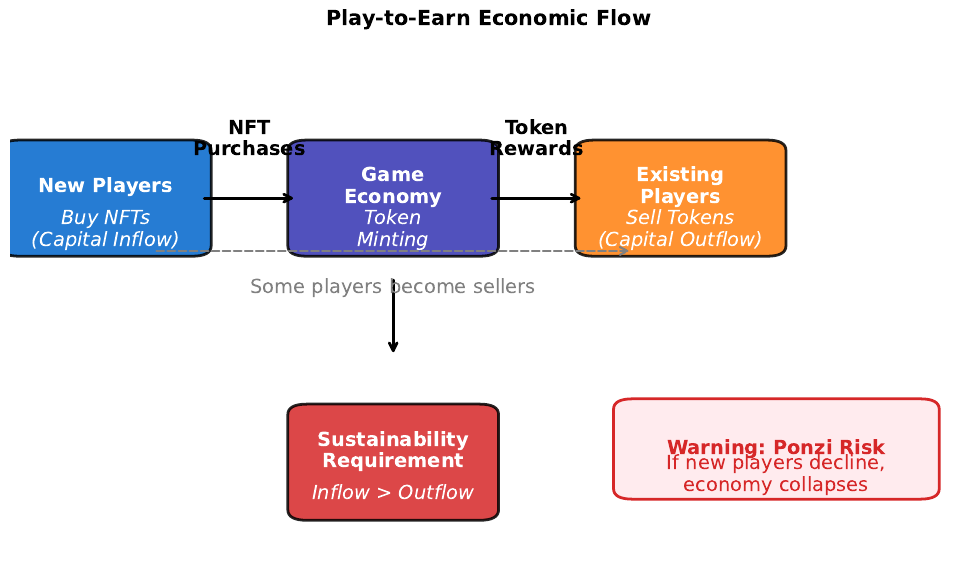

Source code (Python):
"""
Play-to-Earn Economic Model
Flow diagram showing capital flows in P2E games
"""

import matplotlib.pyplot as plt
import matplotlib.patches as mpatches
from pathlib import Path

CHART_METADATA = {
    'title': 'P2E Economics',
    'url': 'https://github.com/Digital-AI-Finance/Blockchain_Crypto/tree/main/Module_C_NFTs_Digital_Assets/L26_Gaming_NFTs_Metaverse/charts/01_p2e_economics'
}

plt.rcParams.update({
    'font.size': 14,
    'axes.labelsize': 14,
    'axes.titlesize': 16,
    'xtick.labelsize': 12,
    'ytick.labelsize': 12,
    'legend.fontsize': 12,
    'figure.figsize': (10, 6),
    'figure.dpi': 150
})

MLPURPLE = '#3333B2'
MLBLUE = '#0066CC'
MLORANGE = '#FF7F0E'
MLGREEN = '#2CA02C'
MLRED = '#D62728'

fig, ax = plt.subplots(figsize=(10, 6))

# Create boxes representing P2E flow
boxes = [
    (0.1, 0.7, 'New Players', MLBLUE, 'Buy NFTs\n(Capital Inflow)'),
    (0.4, 0.7, 'Game\nEconomy', MLPURPLE, 'Token\nMinting'),
    (0.7, 0.7, 'Existing\nPlayers', MLORANGE, 'Sell Tokens\n(Capital Outflow)'),
    (0.4, 0.2, 'Sustainability\nRequirement', MLRED, 'Inflow > Outflow'),
]

# Draw boxes
for x, y, label, color, sublabel in boxes:
    rect = mpatches.FancyBboxPatch((x-0.1, y-0.1), 0.2, 0.2,
                                    boxstyle="round,pad=0.01,rounding_size=0.02",
                                    facecolor=color, edgecolor='black',
                                    linewidth=2, alpha=0.85)
    ax.add_patch(rect)
    ax.text(x, y+0.02, label, ha='center', va='center',
            fontsize=14, fontweight='bold', color='white')
    ax.text(x, y-0.06, sublabel, ha='center', va='center',
            fontsize=14, color='white', style='italic')

# Draw arrows
arrow_props = dict(arrowstyle='->', color='black', lw=2)

# New players -> Game economy
ax.annotate('', xy=(0.3, 0.7), xytext=(0.2, 0.7), arrowprops=arrow_props)
ax.text(0.25, 0.78, 'NFT\nPurchases', ha='center', fontsize=14, fontweight='bold')

# Game economy -> Existing players
ax.annotate('', xy=(0.6, 0.7), xytext=(0.5, 0.7), arrowprops=arrow_props)
ax.text(0.55, 0.78, 'Token\nRewards', ha='center', fontsize=14, fontweight='bold')

# Down arrow to sustainability
ax.annotate('', xy=(0.4, 0.4), xytext=(0.4, 0.55), arrowprops=arrow_props)

# Feedback loop (dashed)
ax.annotate('', xy=(0.65, 0.6), xytext=(0.15, 0.6),
            arrowprops=dict(arrowstyle='->', color='gray', lw=1.5, linestyle='dashed'))
ax.text(0.4, 0.52, 'Some players become sellers', ha='center', fontsize=14, color='gray')

# Warning box
warning_rect = mpatches.FancyBboxPatch((0.65, 0.15), 0.3, 0.15,
                                        boxstyle="round,pad=0.02",
                                        facecolor='#FFEBEE', edgecolor=MLRED,
                                        linewidth=2)
ax.add_patch(warning_rect)
ax.text(0.8, 0.225, 'Warning: Ponzi Risk', ha='center', va='center',
        fontsize=14, fontweight='bold', color=MLRED)
ax.text(0.8, 0.175, 'If new players decline,\neconomy collapses', ha='center', va='center',
        fontsize=14, color=MLRED)

ax.set_xlim(0, 1)
ax.set_ylim(0, 1)
ax.set_axis_off()

ax.set_title('Play-to-Earn Economic Flow', fontweight='bold', fontsize=15, pad=10)
plt.tight_layout()

output_path = Path(__file__).parent / 'chart.pdf'
plt.savefig(output_path, bbox_inches='tight', dpi=300)
print(f"Chart saved to: {output_path.absolute()}")
plt.close()
